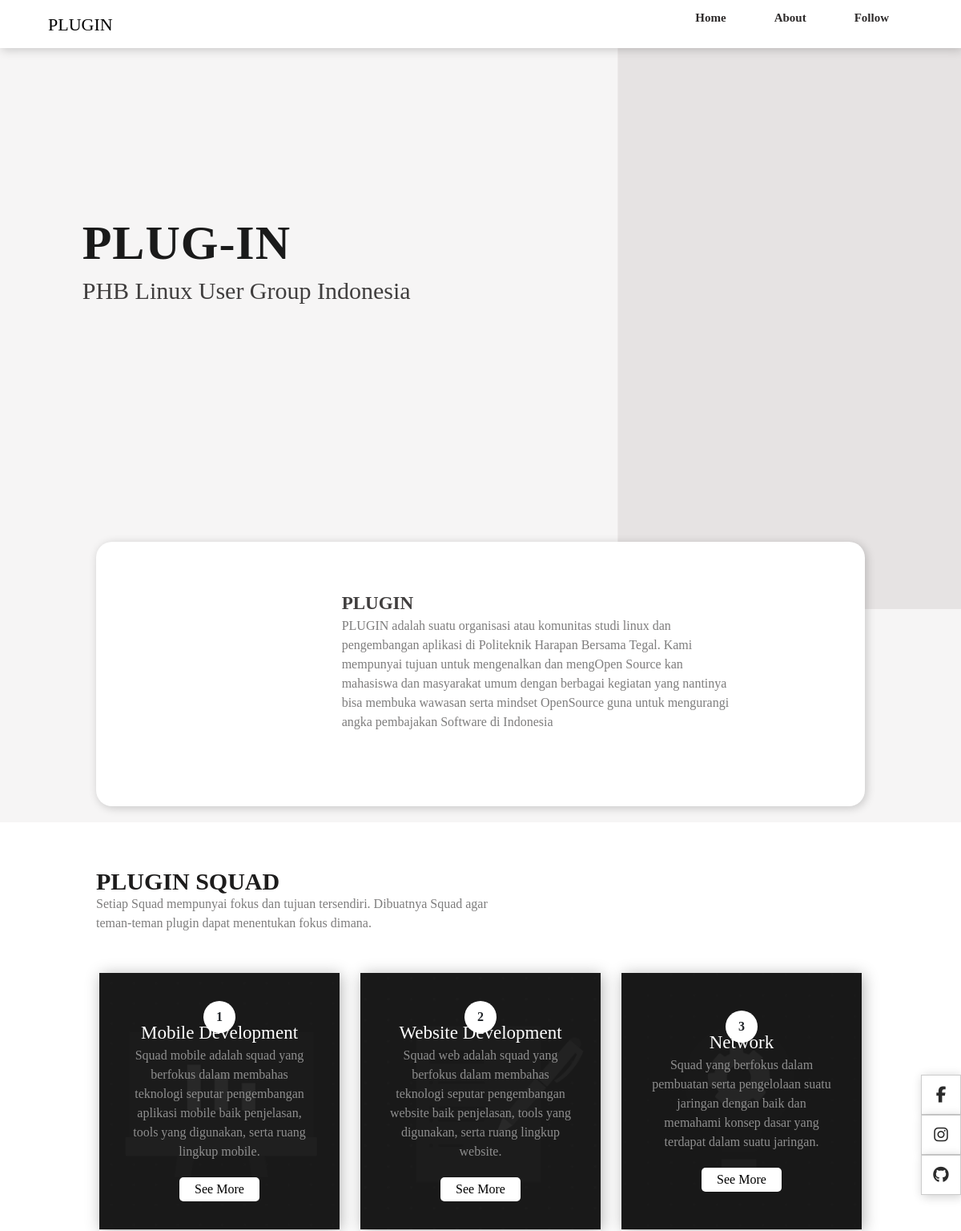
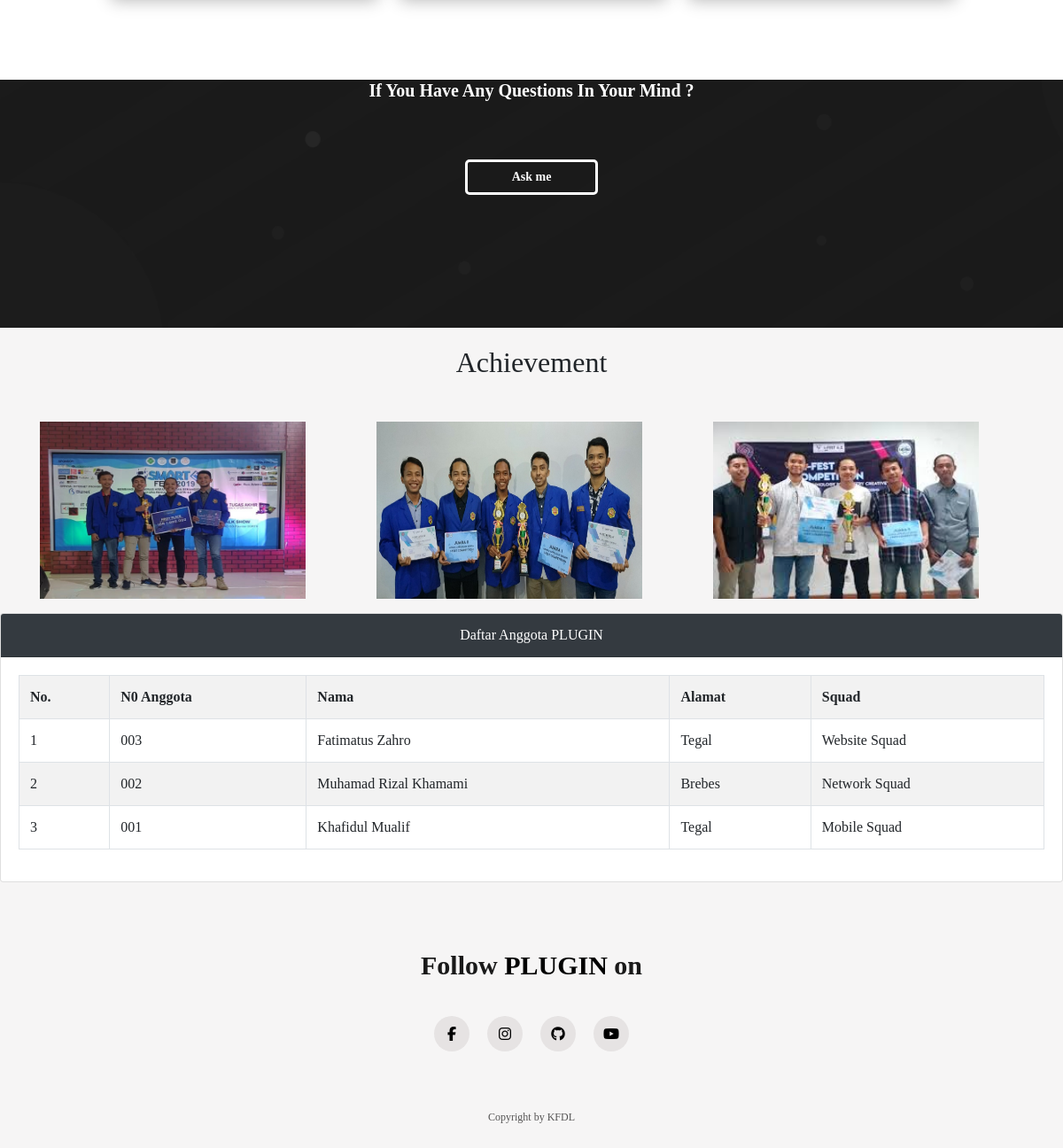
The page / on the database its author committed (2 pictures, top to bottom).
### tables this page shows
CREATE TABLE `upload_image` (
  `id_image` int(11) NOT NULL,
  `nama_image` varchar(50) NOT NULL
);

CREATE TABLE `tmhs` (
  `id_mhs` int(11) NOT NULL,
  `nim` varchar(9) NOT NULL,
  `nama` varchar(100) NOT NULL,
  `alamat` varchar(128) NOT NULL,
  `prodi` varchar(50) NOT NULL
);

### index.php (the view, shortened to what this page needs)
<?php
include 'koneksi.php';
?>
<!DOCTYPE html>
<html lang="en">
<head>
	<link rel="stylesheet" type="text/css" href="css/bootstrap.min.css">
	<link rel="stylesheet" href="index.css">
</head>
<body>
	<section class="hero">
		<nav>
			<a href="#home" id="home" class="logo">PLUGIN</a>
			<ul>
				<li><a href="#home" class="active">Home</a></li>
				<li><a href="#about" class="active">About</a></li>
				<li><a href="#follow" class="active">Follow </a></li>
			</ul>
			<div class="text-container">
				<p>PLUG-IN</p>
				<p>PHB Linux User Group Indonesia<br></p>
			</div>
		</nav>
	</section>
	<div class="about-container">
		<div class="about-text">
			<p>PLUGIN</p>
			<p>PLUGIN adalah suatu organisasi atau komunitas studi linux dan pengembangan
			aplikasi di Politeknik Harapan Bersama Tegal. Kami mempunyai tujuan untuk
			mengenalkan dan mengOpen Source kan mahasiswa dan masyarakat umum dengan
			berbagai kegiatan yang nantinya bisa membuka wawasan serta mindset OpenSource
			 guna untuk mengurangi angka pembajakan Software di Indonesia</p>
		</div>
	</div>
	<div class="services ">
		<div class="services-text ">
			<p>PLUGIN SQUAD </p>
			<p>Setiap Squad mempunyai fokus dan tujuan tersendiri. Dibuatnya Squad agar
				 teman-teman plugin dapat menentukan fokus dimana.</p>
		</div>
		<div class="box-container">
			<div class="box-1">
				<span>1</span>
				<p class="heading">Mobile Development</p>
				<p class="details">Squad mobile adalah squad yang berfokus dalam membahas teknologi seputar
				pengembangan aplikasi mobile baik penjelasan, tools yang digunakan, serta ruang lingkup mobile.</p>
				<button>See More</button>
			</div>
			<div class="box-2">
				<span>2</span>
				<p class="heading">Website Development</p>
				<p class="details">Squad web adalah squad yang berfokus dalam membahas teknologi
					seputar pengembangan website baik penjelasan, tools yang digunakan, serta ruang lingkup website.</p>
				<button>See More</button>
			</div>
			<div class="box-3">
				<span>3</span>
				<p class="heading">Network</p>
				<p class="details">Squad yang berfokus dalam pembuatan serta pengelolaan suatu jaringan
				 dengan baik dan memahami konsep dasar yang terdapat dalam suatu jaringan.</p>
				<button>See More</button>
			</div>
		</div>
	</div>
	<div class="contact-me">
		<h1>If You Have Any Questions In Your Mind ?</p>
			<center><a href="index.php"><button>Ask me</button></a></center>
	</div>
		<div class="container">
  <h2 class="text-center mb-5">Achievement</h2>
  <div class="row">
  <?php
		$query = mysqli_query ($koneksi, "SELECT * FROM upload_image");
		while ($data = mysqli_fetch_assoc($query)){
		?>
    <div class="col-md-4">
      <div class="thumbnail">
        <a href="/w3images/lights.jpg" target="_blank">
		  <img style="width: 300px; height: 200px;" src="<?php echo "file/".$data['nama_image'] ?>"
		  alt="Lights" style="width:100%">
        </a>
      </div>
	</div>
	<?php } ?>
	</div>
		</div>
	<div class="card mt-3">
		<div class="card-header bg-dark text-white text-center">
			Daftar Anggota PLUGIN
		</div>
		<div class="card-body">
			<table class="table table-bordered table-striped">
				<tr>
					<th>No.</th>
					<th>N0 Anggota</th>
					<th>Nama</th>
					<th>Alamat</th>
					<th>Squad</th>
				</tr>
				<?php
				$no = 1;
				$tampil = mysqli_query($koneksi, "SELECT * from tmhs order by id_mhs desc");
				while ($data = mysqli_fetch_array($tampil)) :?>
					<tr>
						<td><?= $no++; ?></td>
						<td><?= $data['nim'] ?></td>
						<td><?= $data['nama'] ?></td>
						<td><?= $data['alamat'] ?></td>
						<td><?= $data['prodi'] ?></td>
					</tr>
				<?php endwhile;  ?>
			</table>
		</div>
	</div>
	<footer>
		<p id="follow">Follow<a style="color: black;" href="https://plug-in.web.id/"> PLUGIN </a>on </p>
		<div class="social-icons">
			<a href="https://www.facebook.com/pluginofficiall"><i class="fab fa-facebook-f"></i></a>
			<a href="https://www.instagram.com/pluginofficiall/"><i class="fab fa-instagram"></i></a>
			<a href="https://github.com/plugintegal/"><i class="fab fa-github"></i></a>
			<a href="https://www.youtube.com/channel/UCW0p5Y6cNZ34G1LkY46xeLg"><i class="fab fa-youtube"></i></a>
		</div>
		<p class="copyright">Copyright by KFDL</p>
	</footer>
	<div class="social">
		<a href="https://www.facebook.com/pluginofficiall"><i class="fab fa-facebook-f"></i></a>
		<a href="https://www.instagram.com/pluginofficiall/"><i class="fab fa-instagram"></i></a>
		<a href="https://github.com/plugintegal/"><i class="fab fa-github"></i></a>
	</div>
</body>
</html>

### index.php (style rules this page uses)
body { font-family: poppins; }

### rows shown on the page
upload_image: nama_image (picture)
upload_image: nama_image (picture)
upload_image: nama_image (picture)
tmhs: nim "003", nama "Fatimatus Zahro", alamat "Tegal", prodi "Website Squad"
tmhs: nim "002", nama "Muhamad Rizal Khamami", alamat "Brebes", prodi "Network Squad"
tmhs: nim "001", nama "Khafidul Mualif", alamat "Tegal", prodi "Mobile Squad"
